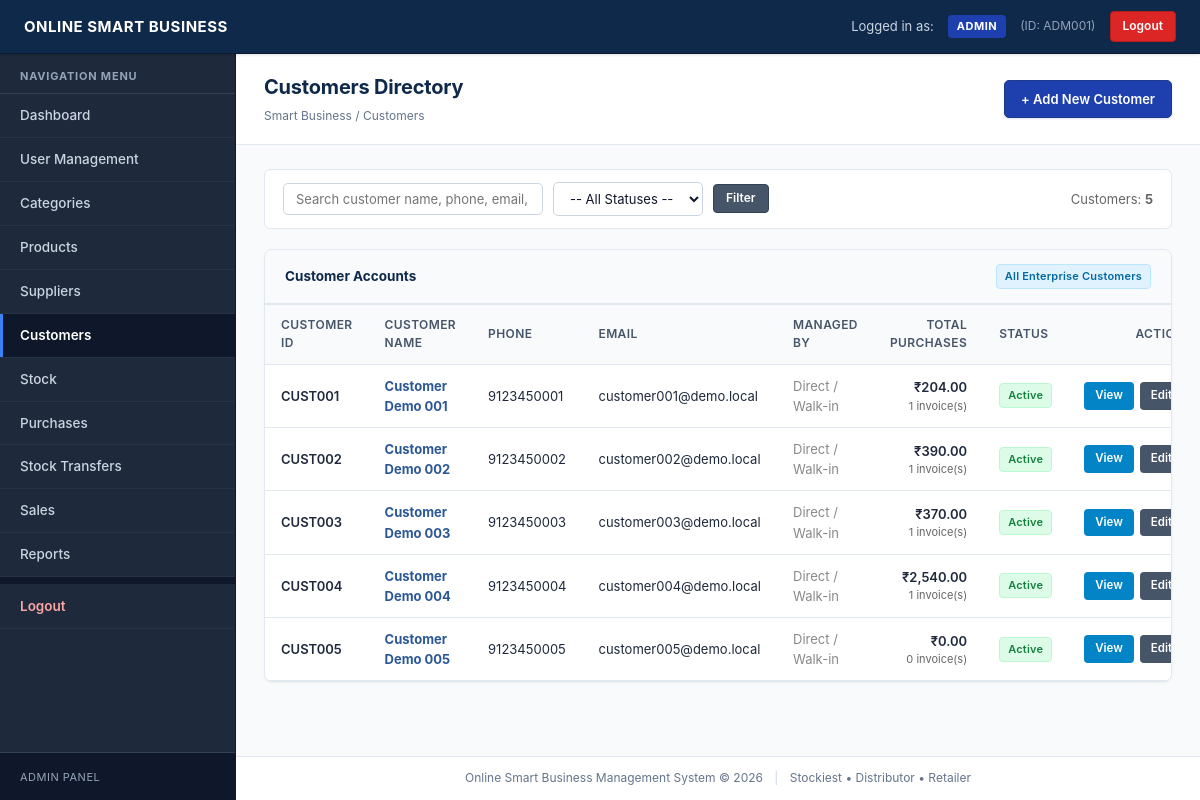
Page /customers/index.php (signed in) on the committed database.
### tables this page shows
CREATE TABLE IF NOT EXISTS `customers` (
    `id` INT(11) NOT NULL AUTO_INCREMENT,
    `customer_id` VARCHAR(50) NOT NULL UNIQUE,
    `customer_name` VARCHAR(100) NOT NULL,
    `phone` VARCHAR(20) NOT NULL,
    `email` VARCHAR(100) DEFAULT NULL,
    `address` TEXT DEFAULT NULL,
    `created_by` INT(11) DEFAULT NULL,
    `status` ENUM('Active', 'Inactive') DEFAULT 'Active',
    `created_at` TIMESTAMP NOT NULL DEFAULT CURRENT_TIMESTAMP,
    PRIMARY KEY (`id`),
    KEY `fk_customers_created_by` (`created_by`),
    CONSTRAINT `fk_customers_created_by` FOREIGN KEY (`created_by`) REFERENCES `users` (`id`) ON DELETE SET NULL ON UPDATE CASCADE
);

### includes/auth.php (called while the page is built, shortened)
<?php
function is_logged_in() {
    return isset($_SESSION['user_db_id']) && !empty($_SESSION['user_db_id']);
}
function has_role($role) {
    return strtolower($_SESSION['role_name'] ?? '') === strtolower($role);
}
function is_admin() {
    return has_role('Admin');
}
function e($str) {
    return htmlspecialchars((string)($str ?? ''), ENT_QUOTES, 'UTF-8');
}
?>

### customers/index.php (the view, shortened to what this page needs)
<?php
require_once '../config/database.php';
require_once '../includes/auth.php';
$search = trim($_GET['search'] ?? '');
$where_clauses = [];
$where_sql = !empty($where_clauses) ? 'WHERE ' . implode(' AND ', $where_clauses) : '';
$query = "SELECT c.*, u.full_name as created_by_name, u.user_id as creator_user_id,
          COUNT(s.id) as total_orders, COALESCE(SUM(s.total_amount), 0) as total_spend
          FROM customers c
          LEFT JOIN users u ON c.created_by = u.id
          LEFT JOIN sales s ON c.id = s.customer_id
          {$where_sql}
          GROUP BY c.id
          ORDER BY c.customer_name ASC";
$stmt = mysqli_prepare($conn, $query);
mysqli_stmt_execute($stmt);
$result = mysqli_stmt_get_result($stmt);
include '../includes/header.php';
?>
<div class="page-header">
    <div>
        <h1>Customers Directory</h1>
        <div class="page-breadcrumb">Smart Business / Customers</div>
    </div>
    <div>
        <a href="create.php" class="btn btn-primary">+ Add New Customer</a>
    </div>
</div>
<div class="page-content">
    <div class="filter-bar">
        <form method="GET" action="index.php" class="filter-form">
            <input type="text" name="search" placeholder="Search customer name, phone, email, ID..." value="<?php echo e($search); ?>" style="min-width: 260px;">
            <select name="status">
                <option value="">-- All Statuses --</option>
            </select>
            <button type="submit" class="btn btn-secondary btn-sm">Filter</button>
        </form>
        <div style="font-size: 13px; color: #666;">
            Customers: <strong><?php echo mysqli_num_rows($result); ?></strong>
        </div>
    </div>
    <div class="card">
        <div class="card-header">
            <span>Customer Accounts</span>
            <span class="badge badge-info">
                <?php echo is_admin() ? 'All Enterprise Customers' : 'My Registered Customers'; ?>
            </span>
        </div>
        <div class="card-body" style="padding: 0;">
            <?php if (mysqli_num_rows($result) === 0): ?>
                <div style="padding: 30px; text-align: center; color: #777;">
                    <p style="font-size: 15px; margin-bottom: 8px;">No customers registered yet.</p>
                    <a href="create.php" class="btn btn-primary btn-sm">Register First Customer</a>
                </div>
            <?php else: ?>
                <table class="data-table" style="margin-top: 0; border: none;">
                    <thead>
                        <tr>
                            <th style="width: 90px;">Customer ID</th>
                            <th>Customer Name</th>
                            <th>Phone</th>
                            <th>Email</th>
                            <?php if (is_admin()): ?>
                                <th>Managed By</th>
                            <?php endif; ?>
                            <th style="text-align: right; width: 130px;">Total Purchases</th>
                            <th style="width: 80px;">Status</th>
                            <th style="width: 170px; text-align: center;">Actions</th>
                        </tr>
                    </thead>
                    <tbody>
                        <?php while ($row = mysqli_fetch_assoc($result)): ?>
                            <tr>
                                <td><strong><?php echo e($row['customer_id']); ?></strong></td>
                                <td>
                                    <a href="view.php?id=<?php echo e($row['id']); ?>" style="color: #2b5797; font-weight: bold; text-decoration: none;">
                                        <?php echo e($row['customer_name']); ?>
                                    </a>
                                </td>
                                <td><?php echo e($row['phone']); ?></td>
                                <td><?php echo e($row['email'] ?? '—'); ?></td>
                                <?php if (is_admin()): ?>
                                    <td>
                                        <?php if (!empty($row['created_by_name'])): ?>
                                            <?php echo e($row['created_by_name']); ?> <span style="font-size: 11px; color:#777;">(<?php echo e($row['creator_user_id']); ?>)</span>
                                        <?php else: ?>
                                            <span style="color: #888;">Direct / Walk-in</span>
                                        <?php endif; ?>
                                    </td>
                                <?php endif; ?>
                                <td style="text-align: right;">
                                    <strong>₹<?php echo number_format($row['total_spend'], 2); ?></strong>
                                    <div style="font-size: 11px; color: #666;"><?php echo (int)$row['total_orders']; ?> invoice(s)</div>
                                </td>
                                <td>
                                    <?php if ($row['status'] === 'Active'): ?>
                                        <span class="badge badge-success">Active</span>
                                    <?php else: ?>
                                        <span class="badge badge-danger">Inactive</span>
                                    <?php endif; ?>
                                </td>
                                <td style="text-align: center;">
                                    <div class="action-links">
                                        <a href="view.php?id=<?php echo e($row['id']); ?>" class="btn-info">View</a>
                                        <a href="edit.php?id=<?php echo e($row['id']); ?>" class="btn-secondary">Edit</a>
                                    </div>
                                </td>
                            </tr>
                        <?php endwhile; ?>
                    </tbody>
                </table>
            <?php endif; ?>
        </div>
    </div>
</div>
<?php
include '../includes/footer.php';
?>

### assets/css/style.css (style rules this page uses)
html, body { height: 100%; }
*, *::before, *::after { margin: 0; padding: 0; box-sizing: border-box; }
body { font-family: -apple-system, BlinkMacSystemFont, "Segoe UI", Roboto, "Helvetica Neue", Arial, sans-serif; font-size: 13.5px; line-height: 1.55; color: #1e293b; background-color: #f8fafc; -webkit-font-smoothing: antialiased; -moz-osx-font-smoothing: grayscale; }
.btn { display: inline-block; padding: 9px 16px; font-size: 13px; font-family: inherit; font-weight: 600; text-align: center; text-decoration: none; border: 1px solid transparent; border-radius: 5px; cursor: pointer; transition: all 0.15s ease; line-height: 1.4; }
.btn-primary { background-color: #1e40af; color: #ffffff; border-color: #1e3a8a; box-shadow: 0 1px 2px rgba(30, 64, 175, 0.15); }
.btn-secondary { background-color: #475569; color: #ffffff; border-color: #334155; }
.btn-info { background-color: #0284c7; color: #ffffff; border-color: #0369a1; }
.btn-sm { padding: 5px 12px; font-size: 12px; border-radius: 4px; }
.page-header { background-color: #ffffff; padding: 18px 28px; border-bottom: 1px solid #e2e8f0; display: flex; justify-content: space-between; align-items: center; width: 100%; box-sizing: border-box; flex-shrink: 0; }
.page-header h1 { font-size: 20px; font-weight: 700; color: #0f294a; margin: 0; letter-spacing: -0.2px; }
.page-breadcrumb { font-size: 12px; color: #64748b; margin-top: 4px; }
.page-content { padding: 24px 28px; flex: 1 0 auto; width: 100%; box-sizing: border-box; }
.card { background: #ffffff; border: 1px solid #e2e8f0; border-radius: 8px; margin-bottom: 24px; box-shadow: 0 1px 3px 0 rgba(0, 0, 0, 0.04), 0 1px 2px -1px rgba(0, 0, 0, 0.04); display: flex; flex-direction: column; overflow: hidden; width: 100%; box-sizing: border-box; }
.card-header { background-color: #f8fafc; border-bottom: 1px solid #e2e8f0; padding: 14px 20px; font-weight: 700; font-size: 13.5px; color: #0f294a; display: flex; justify-content: space-between; align-items: center; }
.card-body { padding: 20px; flex: 1; }
.data-table { width: 100%; border-collapse: collapse; font-size: 13px; color: #1e293b; margin: 0; }
.data-table th, .data-table td { padding: 11px 16px; border-bottom: 1px solid #e2e8f0; text-align: left; vertical-align: middle; }
.data-table th { background-color: #f8fafc; font-weight: 600; font-size: 12px; color: #475569; text-transform: uppercase; letter-spacing: 0.4px; border-top: 1px solid #e2e8f0; }
.data-table td strong { font-weight: 600; }
.filter-bar { background: #ffffff; border: 1px solid #e2e8f0; border-radius: 6px; padding: 12px 18px; margin-bottom: 20px; display: flex; flex-wrap: wrap; align-items: center; justify-content: space-between; gap: 12px; }
.filter-form { display: flex; flex-wrap: wrap; align-items: center; gap: 10px; }
.filter-form select, .filter-form input[type="text"], .filter-form input[type="date"] { padding: 7px 12px; font-size: 13px; font-family: inherit; border: 1px solid #cbd5e1; border-radius: 5px; background: #ffffff; color: #0f172a; transition: border-color 0.15s ease; }
.action-links { display: inline-flex; gap: 6px; align-items: center; }
.action-links a, .action-links button { padding: 4px 10px; font-size: 11.5px; font-weight: 600; text-decoration: none; border-radius: 4px; cursor: pointer; border: 1px solid transparent; transition: all 0.15s ease; }
.badge { display: inline-block; padding: 3px 8px; font-size: 11px; font-weight: 600; border-radius: 4px; letter-spacing: 0.2px; }
.badge-success { background-color: #dcfce7; color: #15803d; border: 1px solid #bbf7d0; }
.badge-info { background-color: #e0f2fe; color: #0369a1; border: 1px solid #bae6fd; }

### rows in the picture
customers: customer "CUST001", customer_name "Customer Demo 001", phone "9123450001", email "customer001@demo.local", total_spend "204.00", total_orders "1", status "Active"
customers: customer "CUST002", customer_name "Customer Demo 002", phone "9123450002", email "customer002@demo.local", total_spend "390.00", total_orders "1", status "Active"
customers: customer "CUST003", customer_name "Customer Demo 003", phone "9123450003", email "customer003@demo.local", total_spend "370.00", total_orders "1", status "Active"
customers: customer "CUST004", customer_name "Customer Demo 004", phone "9123450004", email "customer004@demo.local", total_spend "2,540.00", total_orders "1", status "Active"
customers: customer "CUST005", customer_name "Customer Demo 005", phone "9123450005", email "customer005@demo.local", total_spend "0.00", total_orders "0", status "Active"

### other values in the picture
$current_user['role_name'] "ADMIN"
$current_user['user_id'] "ADM001"
mysqli_num_rows($result) "5"
